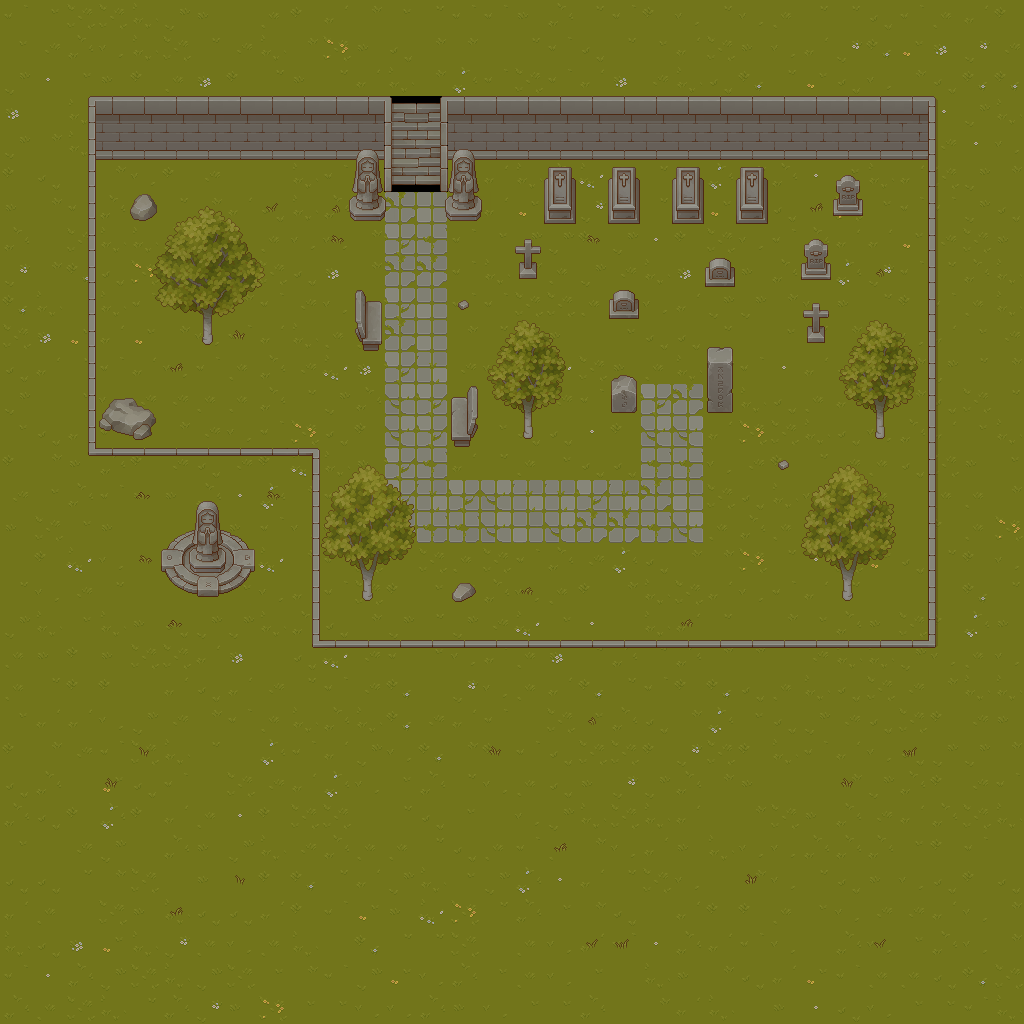

This is a level from a 2D game, rendered from its Tiled map with the project's own tilesets. A one-line summary and the map file follow, with tile-layer data summarised:
An orthogonal 32x32 tile map with 32x32 px tiles, 7 tile layers (background, Tile Layer 8, shadows, walls, ...), 1 hidden layer not drawn and 18 objects.

<map version="1.10" tiledversion="1.10.2" orientation="orthogonal" renderorder="right-down" width="32" height="32" tilewidth="32" tileheight="32" infinite="0" nextlayerid="17" nextobjectid="44">
 <tileset firstgid="1" source="tilesheet.tsx" />
 <group id="10" name="lower_group">
  <layer id="1" name="background" width="32" height="32">
   <data>[1024 cells, 1024 non-empty, 36 distinct tile ids]</data>
  </layer>
  <layer id="13" name="Tile Layer 8" width="32" height="32">
   <data>[1024 cells, 40 non-empty, 27 distinct tile ids]</data>
  </layer>
  <layer id="2" name="shadows" width="32" height="32">
   <data>[1024 cells, 5 non-empty, 3 distinct tile ids]</data>
  </layer>
  <layer id="3" name="walls" width="32" height="32">
   <data>[1024 cells, 110 non-empty, 16 distinct tile ids]</data>
  </layer>
  <layer id="4" name="decor_lower" width="32" height="32">
   <data>[1024 cells, 36 non-empty, 24 distinct tile ids]</data>
  </layer>
  <layer id="11" name="Lower upper" width="32" height="32">
   <data>[1024 cells, 0 non-empty, 0 distinct tile ids]</data>
  </layer>
 </group>
 <group id="12" name="upper_group">
  <layer id="5" name="decor_upper" width="32" height="32">
   <data>[1024 cells, 83 non-empty, 51 distinct tile ids]</data>
  </layer>
 </group>
 <layer id="7" name="collision" width="32" height="32" visible="0">
  <data>[1024 cells, 54 non-empty, 1 distinct tile ids]</data>
 </layer>
 <objectgroup id="15" name="world_gen">
  <object id="18" x="88" y="448.333" width="231" height="7" />
  <object id="19" x="88.6667" y="96.6667" width="8" height="350.667" />
  <object id="20" x="89.3333" y="96.6667" width="302.667" height="5.33333" />
  <object id="21" x="384.667" y="97.3333" width="7.33333" height="94.6667" />
  <object id="22" x="441.333" y="97.3333" width="5.33333" height="93.3333" />
  <object id="23" x="312" y="449.333" width="8" height="198.667" />
  <object id="24" x="312" y="639.333" width="624" height="8.66667" />
  <object id="25" x="927.333" y="97.3333" width="9.33333" height="547.333" />
  <object id="26" x="440.667" y="96.6667" width="496" height="5.33333" />
 </objectgroup>
 <objectgroup id="16" name="collision_fine">
  <object id="28" x="479.667" y="199.667" width="2" height="17.3333" />
  <object id="30" x="444.667" y="197.667" width="3.66667" height="20.3333" />
  <object id="31" x="383.333" y="199.333" width="2.66667" height="18.3333" />
  <object id="32" x="348.333" y="197.667" width="4.66667" height="20.6667" />
  <object id="34" x="223.333" y="551.333" width="2" height="18" />
  <object id="35" x="189.333" y="552" width="3.33333" height="17.3333" />
  <object id="40" x="113.667" y="398.667" width="22" height="17.6667" />
  <object id="41" x="136.333" y="405.333" width="17.3333" height="10.3333" />
  <object id="42" x="102.333" y="401" width="11.3333" height="15.6667" />
 </objectgroup>
</map>
